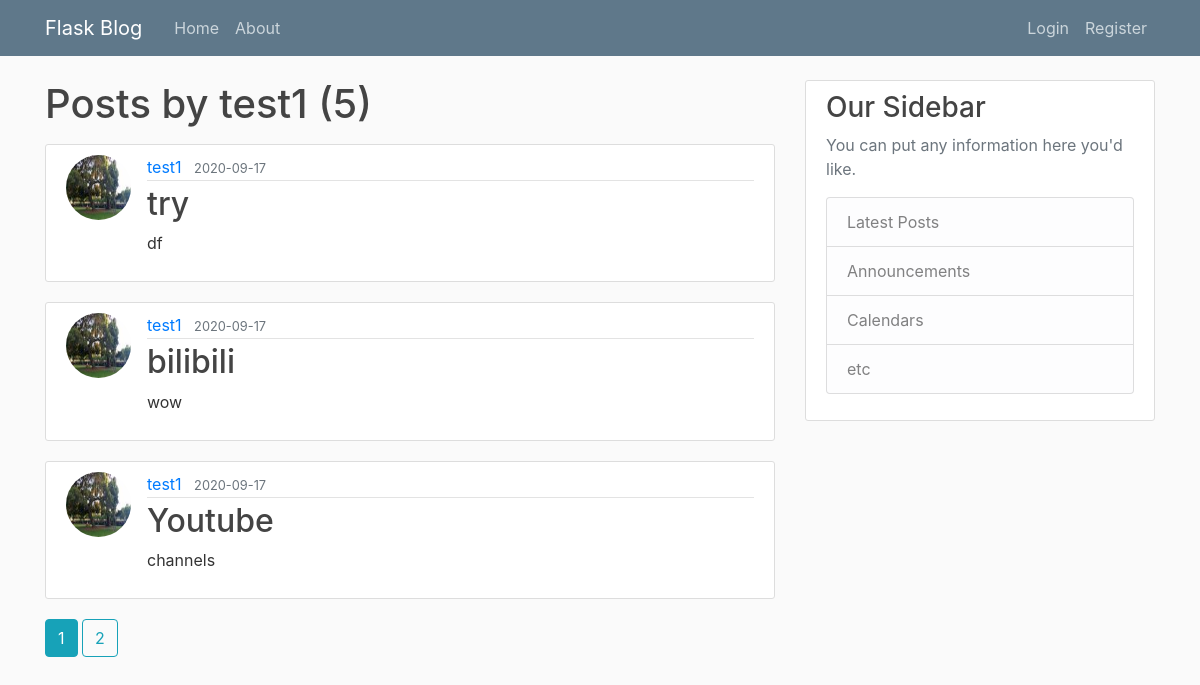
The app's page /user/test1 with its own data.
### flaskblog/models.py (models this page shows, shortened)
class User(db.Model, UserMixin):
    id = db.Column(db.Integer, primary_key=True)
    username = db.Column(db.String(20), unique=True, nullable=False)
    email = db.Column(db.String(120), unique=True, nullable=False)
    image_file = db.Column(db.String(20), nullable=False, default='default.jpg')
    password = db.Column(db.String(60), nullable=False)
    posts = db.relationship('Post', backref='author', lazy=True)

class Post(db.Model):
    id = db.Column(db.Integer, primary_key=True)
    title = db.Column(db.String(100), nullable=False)
    date_posted = db.Column(db.DateTime, nullable=False, default=datetime.utcnow)
    content = db.Column(db.Text, nullable=False)
    user_id = db.Column(db.Integer, db.ForeignKey('user.id'), nullable=False)

### flaskblog/routes.py (the view)
@app.route("/user/<string:username>")
def user_posts(username):
    page = request.args.get('page', 1, type=int)
    user = User.query.filter_by(username=username).first_or_404()
    posts = Post.query.filter_by(author=user).order_by(Post.date_posted.desc()).paginate(page=page, per_page=3)
    return render_template("user_posts.html", posts=posts, user=user)

### flaskblog/templates/user_posts.html
{% extends "layout.html" %}
{% block content%}
<h1 class="mb-3">Posts by {{ user.username }} ({{ posts.total }})</h1>
{% for post in posts.items %}
<article class="media content-section">
    <img class="rounded-circle article-img"
         src="{{ url_for('static', filename='profile_pics/' + post.author.image_file) }}">
    <div class="media-body">
        <div class="article-metadata">
            <a class="mr-2" href="{{ url_for('user_posts', username=post.author.username) }}">{{ post.author.username
                }}</a>
            <small class="text-muted">{{ post.date_posted.strftime('%Y-%m-%d') }}</small>
        </div>
        <h2><a class="article-title" href="{{ url_for('post', post_id=post.id) }}">{{ post.title }}</a></h2>
        <p class="article-content">{{ post.content }}</p>
    </div>
</article>
{% endfor %}
{% for page_num in posts.iter_pages(left_edge=1, right_edge=1, left_current=1, right_current=2) %}
{% if page_num %}
{% if posts.page == page_num %}
<a class="btn btn-info mb-4" href="{{ url_for('user_posts', username=user.username, page=page_num) }}">{{page_num}}</a>
{% else %}
<a class="btn btn-outline-info mb-4" href="{{ url_for('user_posts', username=user.username, page=page_num) }}">{{page_num}}</a>
{% endif %}
{% else %}
...
{% endif %}
{% endfor %}
{% endblock content%}

### flaskblog/templates/layout.html (shortened to what this page needs)
<!DOCTYPE html>
<html lang="en">
<head>
    <link rel="stylesheet" href="https://maxcdn.bootstrapcdn.com/bootstrap/4.0.0/css/bootstrap.min.css">
    <link rel="stylesheet" type="text/css" href="{{ url_for('static', filename='main.css')}}">
</head>
<body>
    <header class="site-header">
      <nav class="navbar navbar-expand-md navbar-dark bg-steel fixed-top">
        <div class="container">
          <a class="navbar-brand mr-4" href="/">Flask Blog</a>
          <div class="collapse navbar-collapse" id="navbarToggle">
            <div class="navbar-nav mr-auto">
              <a class="nav-item nav-link" href="{{ url_for('home') }}">Home</a>
              <a class="nav-item nav-link" href="{{ url_for('about') }}">About</a>
            </div>
            <div class="navbar-nav">
                {% if current_user.is_authenticated %}
                  <a class="nav-item nav-link" href="{{ url_for('new_post') }}">New Post</a>
                  <a class="nav-item nav-link" href="{{ url_for('account') }}">Account</a>
                  <a class="nav-item nav-link" href="{{ url_for('logout') }}">Logout</a>
                {% else %}
                  <a class="nav-item nav-link" href="{{ url_for('login') }}">Login</a>
                  <a class="nav-item nav-link" href="{{ url_for('register') }}">Register</a>
                {% endif %}
            </div>
          </div>
        </div>
      </nav>
    </header>
    <main role="main" class="container">
      <div class="row">
        <div class="col-md-8">
            {% block content %}{% endblock %}
        </div>
        <div class="col-md-4">
          <div class="content-section">
            <h3>Our Sidebar</h3>
            <p class='text-muted'>You can put any information here you'd like.
              <ul class="list-group">
                <li class="list-group-item list-group-item-light">Latest Posts</li>
                <li class="list-group-item list-group-item-light">Announcements</li>
                <li class="list-group-item list-group-item-light">Calendars</li>
                <li class="list-group-item list-group-item-light">etc</li>
              </ul>
            </p>
          </div>
        </div>
      </div>
    </main>
</body>
</html>

### flaskblog/static/main.css (style rules this page uses)
body { background: #fafafa; color: #333333; margin-top: 5rem; }
h1, h2, h3, h4, h5, h6 { color: #444444; }
.bg-steel { background-color: #5f788a; }
.site-header .navbar-nav .nav-link { color: #cbd5db; }
.content-section { background: #ffffff; padding: 10px 20px; border: 1px solid #dddddd; border-radius: 3px; margin-bottom: 20px; }
.article-title { color: #444444; }
.article-content { white-space: pre-line; }
.article-img { height: 65px; width: 65px; margin-right: 16px; }
.article-metadata { padding-bottom: 1px; margin-bottom: 4px; border-bottom: 1px solid #e3e3e3 }

### records on screen
User: username "test1"
Post: image_file (picture), author.username "test1", date_posted "2020-09-17", title "try", content "df"
Post: image_file (picture), author.username "test1", date_posted "2020-09-17", title "bilibili", content "wow"
Post: image_file (picture), author.username "test1", date_posted "2020-09-17", title "Youtube", content "channels"

### other values on screen
{{ posts.total }} "5"
{{ page_num }} "1"
{{ page_num }} "2"
